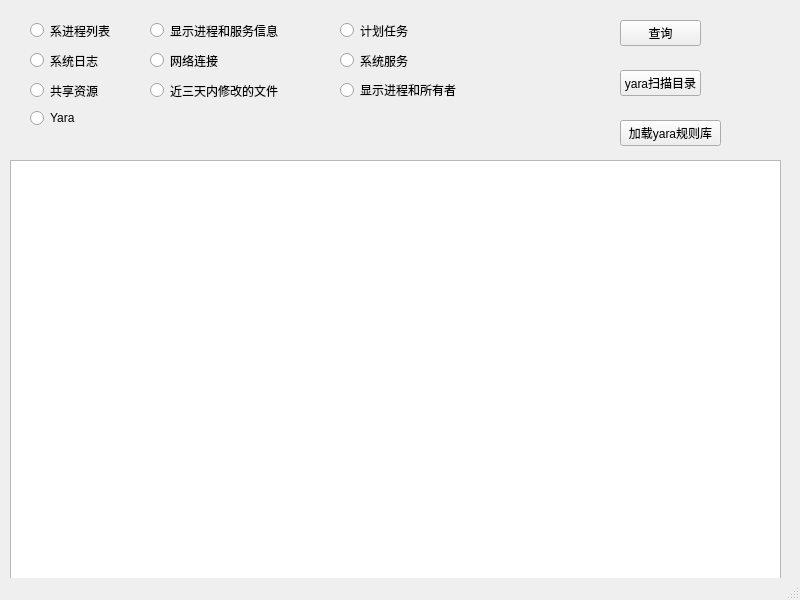
<?xml version="1.0" encoding="UTF-8"?>
<ui version="4.0">
 <author>小雨</author>
 <class>MainWindow</class>
 <widget class="QMainWindow" name="MainWindow">
  <property name="geometry">
   <rect>
    <x>0</x>
    <y>0</y>
    <width>800</width>
    <height>600</height>
   </rect>
  </property>
  <property name="windowTitle">
   <string>MainWindow</string>
  </property>
  <widget class="QWidget" name="centralwidget">
   <widget class="QTextBrowser" name="textBrowser">
    <property name="geometry">
     <rect>
      <x>10</x>
      <y>160</y>
      <width>771</width>
      <height>441</height>
     </rect>
    </property>
    <property name="html">
     <string>&lt;!DOCTYPE HTML PUBLIC &quot;-//W3C//DTD HTML 4.0//EN&quot; &quot;http://www.w3.org/TR/REC-html40/strict.dtd&quot;&gt;
&lt;html&gt;&lt;head&gt;&lt;meta name=&quot;qrichtext&quot; content=&quot;1&quot; /&gt;&lt;style type=&quot;text/css&quot;&gt;
p, li { white-space: pre-wrap; }
&lt;/style&gt;&lt;/head&gt;&lt;body style=&quot; font-family:'.AppleSystemUIFont'; font-size:13pt; font-weight:400; font-style:normal;&quot;&gt;
&lt;p style=&quot;-qt-paragraph-type:empty; margin-top:0px; margin-bottom:0px; margin-left:0px; margin-right:0px; -qt-block-indent:0; text-indent:0px;&quot;&gt;&lt;br /&gt;&lt;/p&gt;&lt;/body&gt;&lt;/html&gt;</string>
    </property>
   </widget>
   <widget class="QRadioButton" name="radioButton">
    <property name="geometry">
     <rect>
      <x>30</x>
      <y>20</y>
      <width>97</width>
      <height>21</height>
     </rect>
    </property>
    <property name="text">
     <string>系进程列表</string>
    </property>
   </widget>
   <widget class="QRadioButton" name="radioButton_7">
    <property name="geometry">
     <rect>
      <x>150</x>
      <y>80</y>
      <width>151</width>
      <height>21</height>
     </rect>
    </property>
    <property name="text">
     <string>近三天内修改的文件</string>
    </property>
   </widget>
   <widget class="QRadioButton" name="radioButton_6">
    <property name="geometry">
     <rect>
      <x>150</x>
      <y>20</y>
      <width>141</width>
      <height>21</height>
     </rect>
    </property>
    <property name="text">
     <string>显示进程和服务信息</string>
    </property>
   </widget>
   <widget class="QRadioButton" name="radioButton_5">
    <property name="geometry">
     <rect>
      <x>340</x>
      <y>20</y>
      <width>97</width>
      <height>21</height>
     </rect>
    </property>
    <property name="text">
     <string>计划任务</string>
    </property>
   </widget>
   <widget class="QRadioButton" name="radioButton_4">
    <property name="geometry">
     <rect>
      <x>30</x>
      <y>50</y>
      <width>97</width>
      <height>21</height>
     </rect>
    </property>
    <property name="text">
     <string>系统日志</string>
    </property>
   </widget>
   <widget class="QRadioButton" name="radioButton_3">
    <property name="geometry">
     <rect>
      <x>150</x>
      <y>50</y>
      <width>97</width>
      <height>21</height>
     </rect>
    </property>
    <property name="text">
     <string>网络连接</string>
    </property>
   </widget>
   <widget class="QRadioButton" name="radioButton_8">
    <property name="geometry">
     <rect>
      <x>340</x>
      <y>80</y>
      <width>131</width>
      <height>20</height>
     </rect>
    </property>
    <property name="text">
     <string>显示进程和所有者</string>
    </property>
   </widget>
   <widget class="QRadioButton" name="radioButton_2">
    <property name="geometry">
     <rect>
      <x>340</x>
      <y>50</y>
      <width>97</width>
      <height>21</height>
     </rect>
    </property>
    <property name="text">
     <string>系统服务</string>
    </property>
   </widget>
   <widget class="QRadioButton" name="radioButton_9">
    <property name="geometry">
     <rect>
      <x>30</x>
      <y>80</y>
      <width>97</width>
      <height>21</height>
     </rect>
    </property>
    <property name="text">
     <string>共享资源</string>
    </property>
   </widget>
   <widget class="QPushButton" name="pushButton">
    <property name="geometry">
     <rect>
      <x>620</x>
      <y>20</y>
      <width>81</width>
      <height>26</height>
     </rect>
    </property>
    <property name="text">
     <string>查询</string>
    </property>
   </widget>
   <widget class="QPushButton" name="pushButton_2">
    <property name="geometry">
     <rect>
      <x>620</x>
      <y>70</y>
      <width>81</width>
      <height>26</height>
     </rect>
    </property>
    <property name="text">
     <string>yara扫描目录</string>
    </property>
   </widget>
   <widget class="QPushButton" name="pushButton_3">
    <property name="geometry">
     <rect>
      <x>620</x>
      <y>120</y>
      <width>101</width>
      <height>26</height>
     </rect>
    </property>
    <property name="text">
     <string>加载yara规则库</string>
    </property>
   </widget>
   <widget class="QRadioButton" name="radioButton_10">
    <property name="geometry">
     <rect>
      <x>30</x>
      <y>110</y>
      <width>81</width>
      <height>16</height>
     </rect>
    </property>
    <property name="text">
     <string>Yara</string>
    </property>
   </widget>
  </widget>
  <widget class="QStatusBar" name="statusbar"/>
 </widget>
 <resources/>
 <connections/>
</ui>
